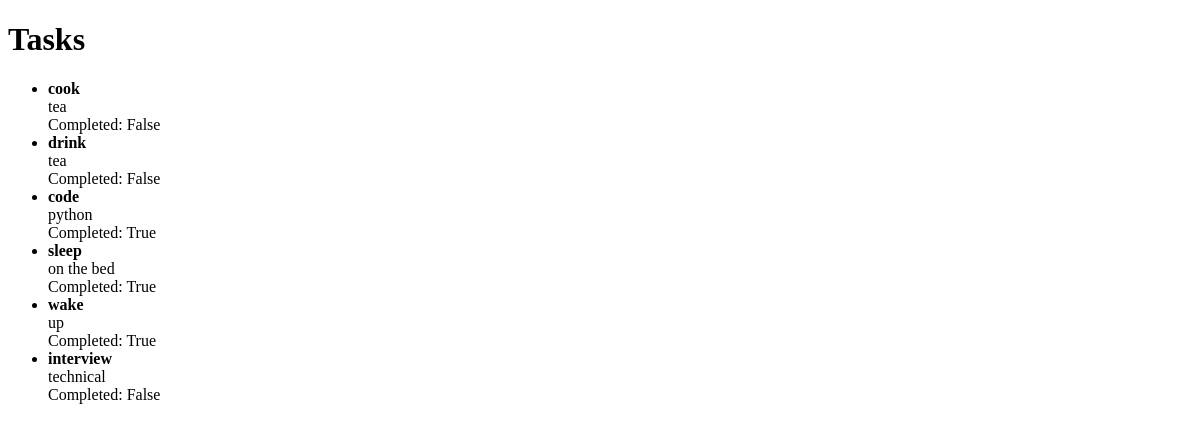
The app's page /taskManager/tasks-db/, older data.
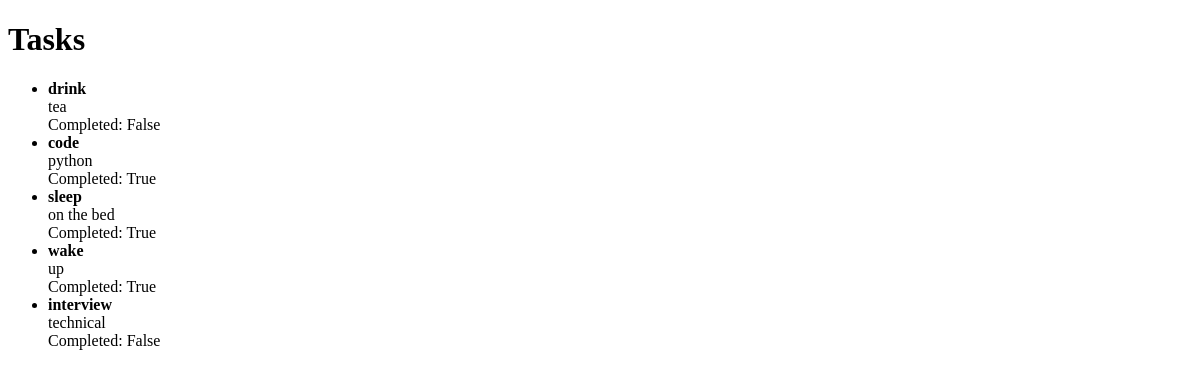
The same page, newer data.
### Task_Management_app/models.py (models this page shows, shortened)
class Task(models.Model):
       title = models.CharField(max_length=100)
       description = models.TextField()
       completed = models.BooleanField(default=False)

### Task_Management_app/views.py (the view)
# urls.py: path('tasks-db/', task_list_db, name='task_list_db'),  # Using the database
def task_list_db(request):
    tasks = Task.objects.all()  # Query the database
    return render(request, 'tasks.html', {'tasks': tasks})

### Task_Management_app/templates/tasks.html (shortened to what this page needs)
<!DOCTYPE html>
<html lang="en">
  <head>
  </head>
  <body>
    <h1>Tasks</h1>
    <ul>
      {% for task in tasks %}
      <li>
        <strong>{{ task.title }}</strong><br />
        {{ task.description }}<br />
        Completed: {{ task.completed }}
      </li>
      {% empty %}
      <li>No tasks found.</li>
      {% endfor %}
    </ul>
  </body>
</html>

Row changes from the older to the newer data that the page shows:
removed Task: title "cook", description "tea", completed "False"
